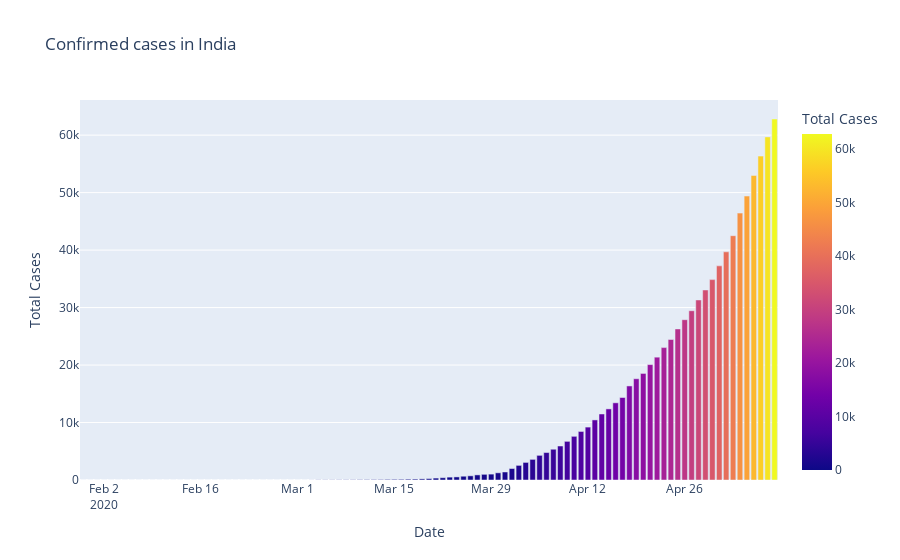
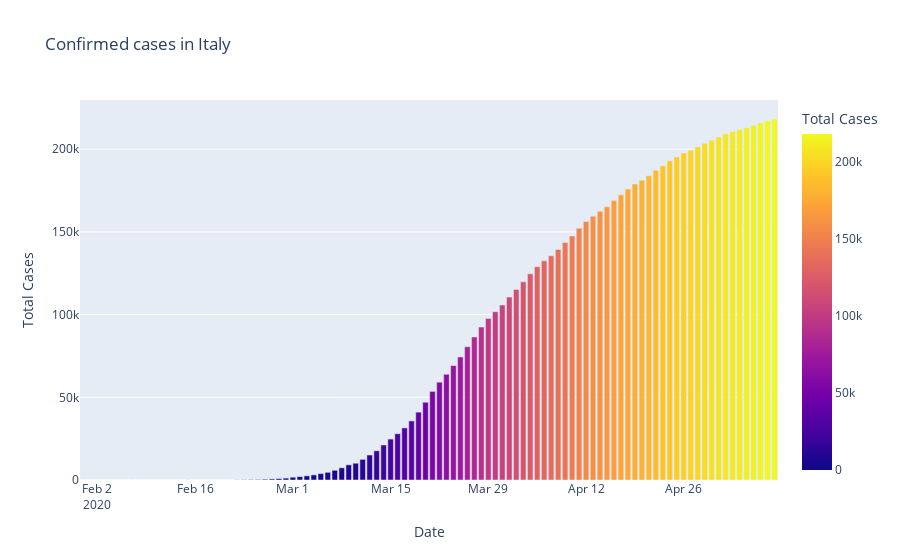

Write notebook code for charts like these, in order.
### Code cell
fig=px.bar(db_India,x="Date",y="Total Cases",color="Total Cases",title="Confirmed cases in India")
fig.show()

fig=px.bar(db_Italy,x="Date",y="Total Cases",color="Total Cases",title="Confirmed cases in Italy")
fig.show()

fig=px.bar(db_Wuhan,x="Date",y="Total Cases",color="Total Cases",title="Confirmed cases in Wuhan")
fig.show()

fig=px.bar(db_Korea,x="Date",y="Total Cases",color="Total Cases",title="Confirmed cases in Korea")
fig.show()
